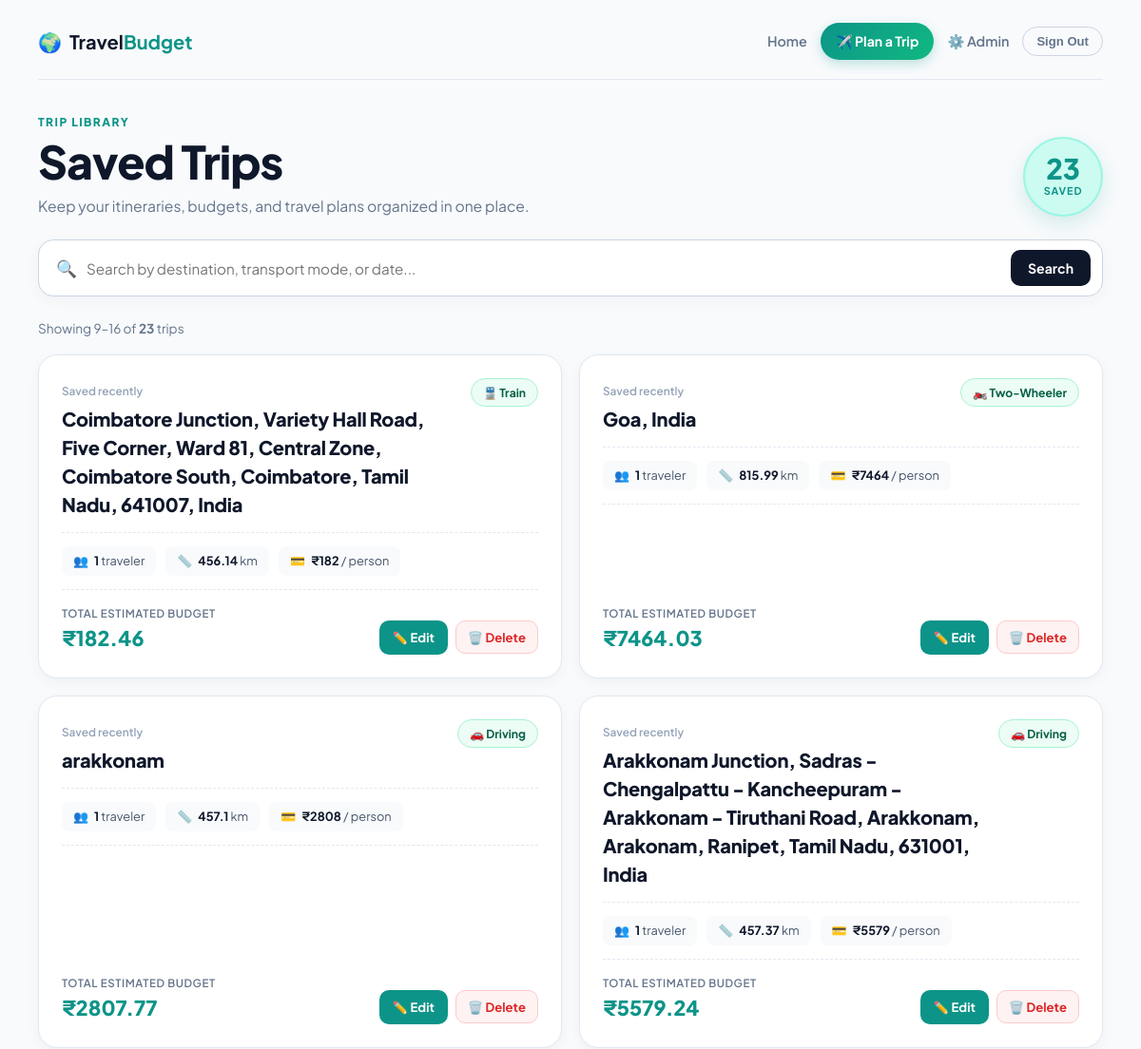
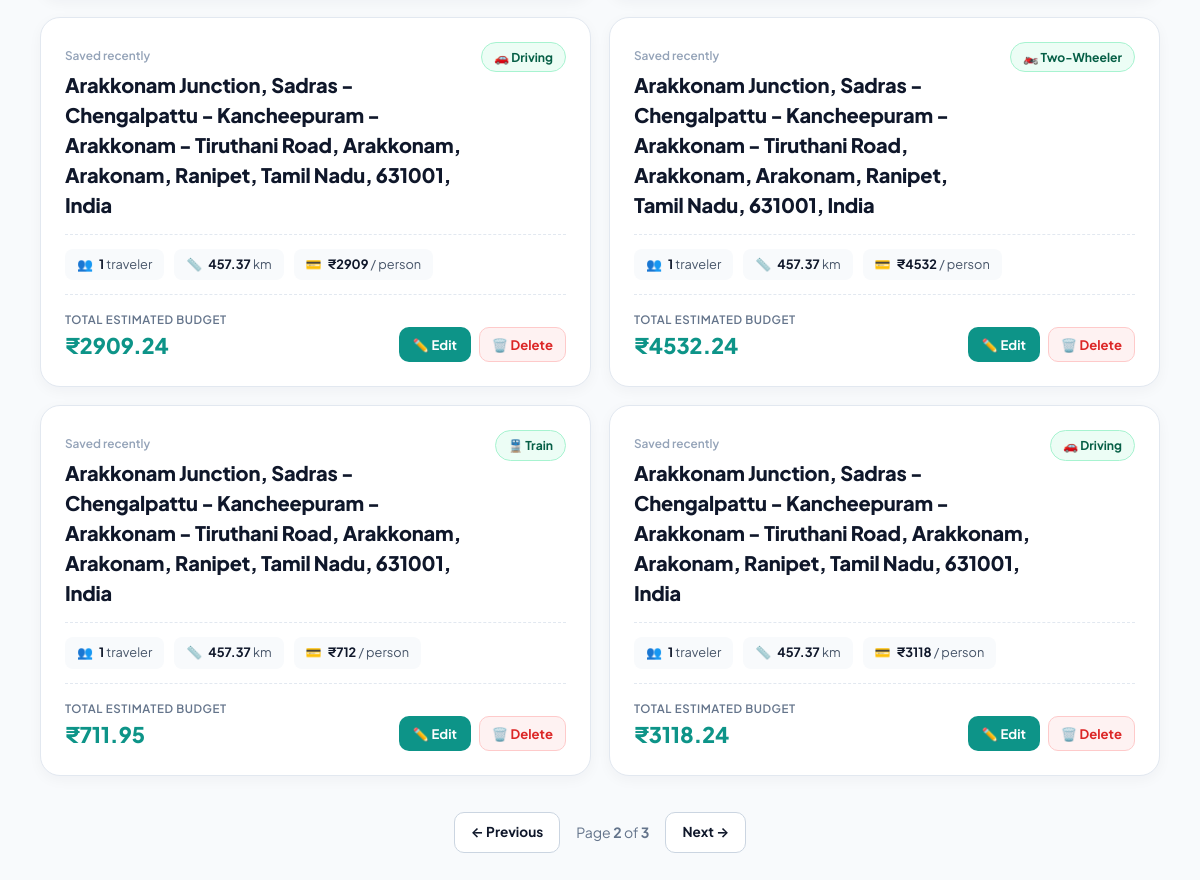
Screenshot of /trips?q=&page=2 (signed in) with the database file from the repository (2 pictures, top to bottom).
### tables this page shows
CREATE TABLE trips (
            id INTEGER PRIMARY KEY AUTOINCREMENT,
            destination TEXT,
            travelers INTEGER,
            total_distance REAL,
            transport_mode TEXT,
            transport_cost REAL,
            fuel_type TEXT,
            fuel_price REAL,
            fuel_cost REAL,
            food_cost REAL,
            room_cost REAL,
            toll_charges REAL,
            parking_fee REAL,
            vehicle_type TEXT,
            vehicle_rental_cost REAL,
            places_fee_total REAL,
            total_budget REAL,
            cost_per_person REAL
        , user_id INTEGER);

### app.py (the view)
@app.route("/trips")
@login_required
def trips():
    search_query = request.args.get("q", "").strip()
    try:
        page = max(1, int(request.args.get("page", 1)))
    except (TypeError, ValueError):
        page = 1
    per_page = 8
    where_clause = ""
    params = []
    if search_query:
        where_clause = "WHERE user_id = ? AND (destination LIKE ? OR transport_mode LIKE ?)"
        term = f"%{search_query}%"
        params = [session["user_id"], term, term]
    else:
        where_clause = "WHERE user_id = ?"
        params = [session["user_id"]]
    conn = get_db()
    total = conn.execute(
        f"SELECT COUNT(*) FROM trips {where_clause}", params
    ).fetchone()[0]
    total_pages = max(1, (total + per_page - 1) // per_page)
    page = min(page, total_pages)
    rows = conn.execute(
        f"SELECT * FROM trips {where_clause} ORDER BY id DESC LIMIT ? OFFSET ?",
        [*params, per_page, (page - 1) * per_page],
    ).fetchall()
    conn.close()
    return render_template(
        "trips.html", trips=rows, search_query=search_query, page=page,
        total_pages=total_pages, total=total,
        first_item=(page - 1) * per_page + 1 if total else 0,
    )

### app.py (called while the page is built)
def get_db():
    conn = sqlite3.connect("travel_budget.db")
    conn.row_factory = sqlite3.Row
    return conn

@app.before_request
def update_last_seen():
    user_id = session.get('user_id')
    if user_id:
        try:
            conn = get_db()
            conn.execute('UPDATE users SET last_seen = CURRENT_TIMESTAMP WHERE id = ?', (user_id,))
            conn.commit()
            conn.close()
        except Exception:
            pass

@app.context_processor
def inject_user():
    is_admin = False
    logged_in = 'user_id' in session
    user_name = session.get('user_name')
    if logged_in:
        try:
            conn = get_db()
            row = conn.execute('SELECT is_admin FROM users WHERE id=?', (session['user_id'],)).fetchone()
            conn.close()
            is_admin = False
            if row:
                try:
                    is_admin = bool(row['is_admin'])
                except Exception:
                    is_admin = False
        except Exception:
            is_admin = False
    return dict(is_admin=is_admin, logged_in=logged_in, user_name=user_name)

def login_required(view):
    @wraps(view)
    def wrapped_view(*args, **kwargs):
        if "user_id" not in session:
            return redirect(url_for("login", next=request.path))
        return view(*args, **kwargs)
    return wrapped_view

### templates/trips.html (shortened to what this page needs)
<!doctype html>
<html lang="en">
<head>
  <link rel="stylesheet" href="{{ url_for('static', filename='trip.css') }}">
</head>
<body>
  <main class="trips-shell">
    <header class="trips-header">
      <a href="/" class="brand">
        <span class="brand-icon">🌍</span>
        <span class="brand-text">Travel<strong>Budget</strong></span>
      </a>
      <nav class="trips-nav">
        <a href="/" class="nav-link home-link">Home</a>
        <a class="plan-link" href="/planner?new=1">✈️ Plan a Trip</a>
        {% if is_admin %}<a href="/admin" class="nav-link admin-link">⚙️ Admin</a>{% endif %}
        <form action="/logout" method="post" class="logout-form">
          <button class="logout-btn" type="submit">Sign Out</button>
        </form>
      </nav>
    </header>
    <section class="trips-hero">
      <div class="hero-left">
        <p class="eyebrow">Trip Library</p>
        <h1>Saved Trips</h1>
        <p class="hero-desc">Keep your itineraries, budgets, and travel plans organized in one place.</p>
      </div>
      <div class="trip-total-badge">
        <span class="total-number">{{ total }}</span>
        <small>Saved</small>
      </div>
    </section>
    <form class="trip-search" method="get" action="/trips" role="search">
      <div class="search-inner">
        <span class="search-icon">🔍</span>
        <input id="trip_search" type="search" name="q" value="{{ search_query }}" placeholder="Search by destination, transport mode, or date...">
        <button type="submit" class="search-btn">Search</button>
      </div>
    </form>
    {% if trips %}
    <div class="trip-count-bar">
      <span>Showing {{ first_item }}–{{ first_item + trips|length - 1 }} of <strong>{{ total }}</strong> trip{{ '' if total == 1 else 's' }}</span>
    </div>
    <section class="trip-list">
      {% for trip in trips %}
      <article class="trip-card">
        <div class="trip-card-top">
          <div>
            <span class="trip-date">Saved {{ trip['created_at'] if trip['created_at'] else 'recently' }}</span>
            <h2 title="{{ trip['destination'] }}">{{ trip['destination'] }}</h2>
          </div>
          <span class="mode-chip">
            {% if trip['transport_mode'] == 'car' %}🚗 Driving
            {% elif trip['transport_mode'] == 'bike' %}🏍️ Two-Wheeler
            {% elif trip['transport_mode'] == 'bus' %}🚌 Bus
            {% elif trip['transport_mode'] == 'train' %}🚆 Train
            {% elif trip['transport_mode'] == 'flight' %}✈️ Flight
            {% elif trip['transport_mode'] == 'walk' %}🚶 Walking
            {% elif 'multi' in trip['transport_mode']|lower %}👥 {{ trip['transport_mode'] }}
            {% else %}🚗 {{ trip['transport_mode'] }}
            {% endif %}
          </span>
        </div>
        <div class="trip-stats">
          <div class="stat-pill">
            <span class="stat-icon">👥</span>
            <span><b>{{ trip['travelers'] }}</b> traveler{{ '' if trip['travelers'] == 1 else 's' }}</span>
          </div>
          <div class="stat-pill">
            <span class="stat-icon">📏</span>
            <span><b>{{ trip['total_distance'] or 0 }}</b> km</span>
          </div>
          <div class="stat-pill">
            <span class="stat-icon">💳</span>
            <span><b>₹{{ '%.0f'|format(trip['cost_per_person'] or 0) }}</b> / person</span>
          </div>
        </div>
        <div class="trip-card-bottom">
          <div class="budget-meta">
            <small>Total Estimated Budget</small>
            <strong>₹{{ '%.2f'|format(trip['total_budget'] or 0) }}</strong>
          </div>
          <div class="trip-actions">
            <a href="/edit/{{ trip['id'] }}" class="btn-edit-trip">✏️ Edit</a>
            <form action="/delete/{{ trip['id'] }}" method="post" onsubmit="return confirm('Delete this saved trip?')">
              <button type="submit" class="btn-delete-trip">🗑️ Delete</button>
            </form>
          </div>
        </div>
      </article>
      {% endfor %}
    </section>
    {% if total_pages > 1 %}
    <nav class="pagination" aria-label="Saved trip pages">
      {% if page > 1 %}
      <a href="{{ url_for('trips', q=search_query, page=page - 1) }}" class="page-link prev">← Previous</a>
      {% else %}
      <span class="page-link disabled">← Previous</span>
      {% endif %}
      <span class="page-current">Page <b>{{ page }}</b> of <b>{{ total_pages }}</b></span>
      {% if page < total_pages %}
      <a href="{{ url_for('trips', q=search_query, page=page + 1) }}" class="page-link next">Next →</a>
      {% else %}
      <span class="page-link disabled">Next →</span>
      {% endif %}
    </nav>
    {% endif %}
    {% endif %}
  </main>
</body>
</html>

### rows the page displays
trips: trip "recently", destination "Coimbatore Junction, Variety Hall Road, Five Corner, Ward 81, Central Zone, Coimbatore South, Coimbatore, Tamil Nadu, 641007, India", transport_mode "🚆 Train", travelers "1", total_distance "456.14", cost_per_person "182", total_budget "182.46"
trips: trip "recently", destination "Goa, India", transport_mode "🏍️ Two-Wheeler", travelers "1", total_distance "815.99", cost_per_person "7464", total_budget "7464.03"
trips: trip "recently", destination "arakkonam", transport_mode "🚗 Driving", travelers "1", total_distance "457.1", cost_per_person "2808", total_budget "2807.77"
trips: trip "recently", destination "Arakkonam Junction, Sadras - Chengalpattu - Kancheepuram - Arakkonam - Tiruthani Road, Arakkonam, Arakonam, Ranipet, Tamil Nadu, 631001, India", transport_mode "🚗 Driving", travelers "1", total_distance "457.37", cost_per_person "5579", total_budget "5579.24"
trips: trip "recently", destination "Arakkonam Junction, Sadras - Chengalpattu - Kancheepuram - Arakkonam - Tiruthani Road, Arakkonam, Arakonam, Ranipet, Tamil Nadu, 631001, India", transport_mode "🚗 Driving", travelers "1", total_distance "457.37", cost_per_person "2909", total_budget "2909.24"
trips: trip "recently", destination "Arakkonam Junction, Sadras - Chengalpattu - Kancheepuram - Arakkonam - Tiruthani Road, Arakkonam, Arakonam, Ranipet, Tamil Nadu, 631001, India", transport_mode "🏍️ Two-Wheeler", travelers "1", total_distance "457.37", cost_per_person "4532", total_budget "4532.24"
trips: trip "recently", destination "Arakkonam Junction, Sadras - Chengalpattu - Kancheepuram - Arakkonam - Tiruthani Road, Arakkonam, Arakonam, Ranipet, Tamil Nadu, 631001, India", transport_mode "🚆 Train", travelers "1", total_distance "457.37", cost_per_person "712", total_budget "711.95"
trips: trip "recently", destination "Arakkonam Junction, Sadras - Chengalpattu - Kancheepuram - Arakkonam - Tiruthani Road, Arakkonam, Arakonam, Ranipet, Tamil Nadu, 631001, India", transport_mode "🚗 Driving", travelers "1", total_distance "457.37", cost_per_person "3118", total_budget "3118.24"

### other values shown
{{ total }} "23"
{{ first_item }} "9"
{{ first_item + trips|length - 1 }} "16"
{{ '' if total == 1 else 's' }} "s"
{{ page }} "2"
{{ total_pages }} "3"
